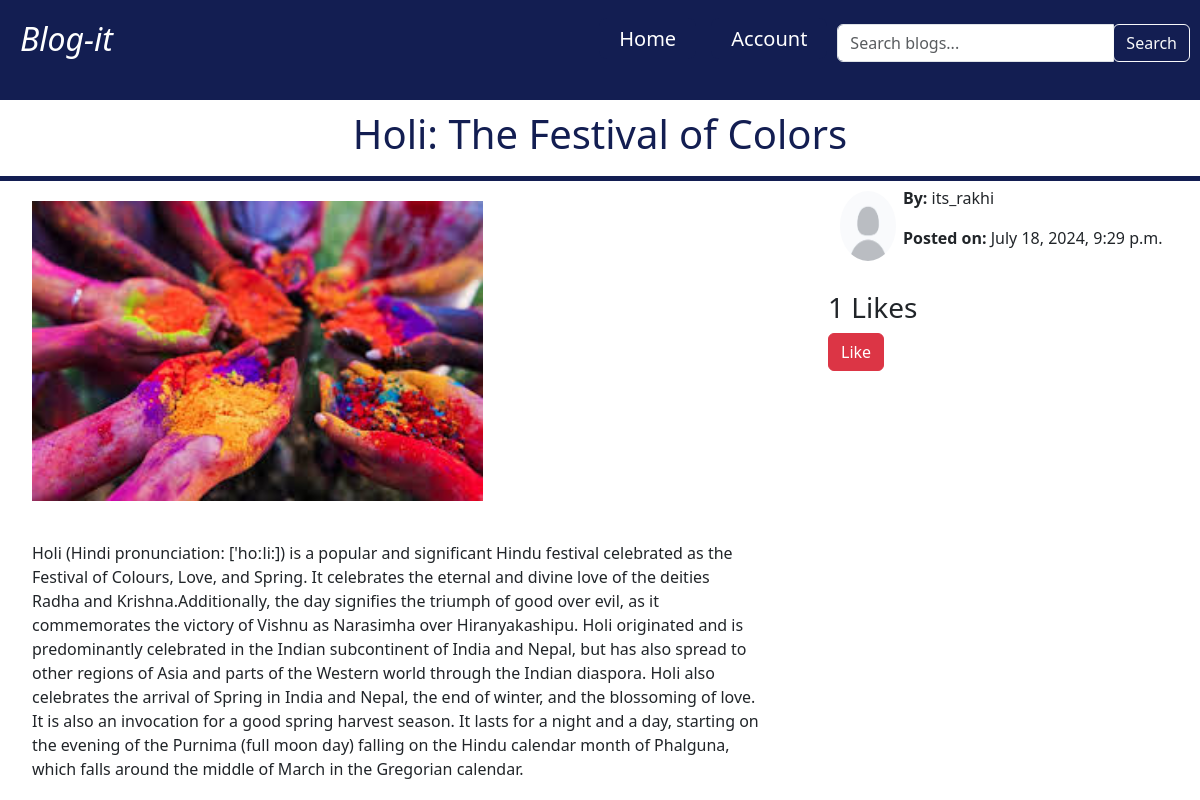
The page /blog/2/ (signed in) on the database its author committed.
### blog/models.py (models this page shows, shortened)
class Blog(models.Model):
    title = models.CharField(max_length=255)
    description = models.TextField()
    image = models.ImageField(upload_to='blogs/')
    author = models.ForeignKey(CustomUser, on_delete=models.CASCADE, related_name='blogs')
    likes = models.ManyToManyField(CustomUser, related_name='liked_blogs', blank=True)
    likes_count = models.PositiveIntegerField(default=0)
    created_at = models.DateTimeField(auto_now_add=True)
    updated_at = models.DateTimeField(auto_now=True)

### account/models.py (models this page shows)
class CustomUser(AbstractBaseUser, PermissionsMixin):
    email = models.EmailField(unique=True)
    username = models.CharField(max_length=150, unique=True)
    first_name = models.CharField(max_length=150, blank=True)
    last_name = models.CharField(max_length=150, blank=True)
    bio = models.TextField(blank=True)
    pfp = models.ImageField(upload_to='accounts/',default='accounts/default.jpg',null=True,blank=True)
    is_staff = models.BooleanField(default=False)
    is_active = models.BooleanField(default=True)
    objects = CustomUserManager()
    USERNAME_FIELD = 'username'
    REQUIRED_FIELDS = ['password']
    def __str__(self):
        return self.username

### blog/views.py (the view)
# urls.py: path('blog/<int:pk>/', views.blog_detail, name='blog_detail'),
def blog_detail(request, pk):
	blog = Blog.objects.get(pk=pk)
	return render(request, 'blogpage.html', {'blog': blog})

### template/blogpage.html (shortened to what this page needs)
<!DOCTYPE html>
{% load static %}
<html lang="en">
<head>
    <link rel="stylesheet" href="{% static 'css/blg.css' %}">
    <link href="https://cdn.jsdelivr.net/npm/bootstrap@5.3.3/dist/css/bootstrap.min.css" rel="stylesheet">
</head>
<body>
    <div class="header_b">
        <nav class="navbar justify-content-between">
          <h2><i>Blog-it</i></h2>
          <div class="nav_items d-flex justify-content-between">
              <div>
              <a href="{% url 'homepage' %}">Home</a>
              <a href="{% url 'home' %}">Account</a>
              </div>
          <form method="get" action="{% url 'search_blogs' %}">
              <div class="input-group" style="margin: 0px 10px;">
                  <input type="text" name="q" class="form-control" placeholder="Search blogs...">
                  <div class="input-group-append">
                    <button class="btn btn-outline-light" type="submit">Search</button>
                  </div>
              </div>
          </form>
        </nav>
    </div>
  <div class="head">
    <h1>{{ blog.title }}</h1>
  </div>
<div class="row">
  <div class="col-8">
    <div class="container">
      <img src="{{ blog.image.url }}" alt="{{ blog.title }}" style="height: 300px; margin: 20px;">
      <p style="margin: 20px;">
        {{ blog.description }}
      </p>
    </div>
  </div>
  <div class="col-4">
    <div class="container">
      <div class="row_c">
        <div class="img-col">
          <img src="{{ blog.author.pfp.url }}" alt="Profile Picture" class="rounded-circle">
        </div>
        <div class="text-col">
          <p><b>By: </b>{{ blog.author }}</p>
          <p><b>Posted on: </b>{{ blog.created_at }}</p>
        </div>
      </div>
    </div>
    <div class="container">
      <h3>{{blog.likes_count}} Likes</h3>
		{% if request.user.is_authenticated %}
		{% if request.user in blog.likes.all %}
			<form method="post" action="{% url 'unlike_blog' blog.id %}">
				{% csrf_token %}
				<button type="submit" class="btn btn-danger">Unlike</button>
			</form>
		{% else %}
			<form method="post" action="{% url 'like_blog' blog.id %}">
				<button type="submit" class="btn btn-danger">Like</button>
			</form>
		{% endif %}
		{% endif %}
    </div>
  </div>
</div>
</html>

### static/css/blg.css (style rules this page uses)
* { margin: 0; padding: 0; box-sizing: border-box; }
body { font-family: Arial; padding: 0; }
.header_b { width:100%; height:100px; background-color: #131e52; color: #fff; }
.header_b nav { display: flex; align-items: center; justify-content:space-between; padding: 20px; font-size: 20px; }
.header_b nav a { background: #131e52; color: #fff; padding: 7px 20px; border-radius: 8px; margin-left: 10px; cursor:pointer; text-decoration: none; }
.head { padding: 10px; font-size: 40px; text-align: center; background: white; border-bottom: 5px solid #131e52; color: #131e52; }
.row_c { display:flex; align-items:center; flex-wrap:wrap; padding: 5px; }
.text-col { width:80%; margin-bottom:20px; }
.img-col { width: 20%; margin-bottom:20px; }
.img-col img { display: block; height: 70px; width: 80%; margin: auto; }
.row:after { content: ""; display: table; clear: both; }

### rows shown on the page
Blog: title "Holi: The Festival of Colors", image (picture), description "Holi (Hindi pronunciation: ['hoːli:]) is a popular and significant Hindu festival celebrated as the Festival of Colours, Love, and Spring. It celebrates the eternal and divine love of the deities Radha and Krishna.Additionally, the day signifies the triumph of good over evil, as it commemorates the victory of Vishnu as Narasimha over Hiranyakashipu. Holi originated and is predominantly celebrated in the Indian subcontinent of India and Nepal, but has also spread to other regions of Asia and parts of the Western world through the Indian diaspora. Holi also celebrates the arrival of Spring in India and Nepal, the end of winter, and the blossoming of love. It is also an invocation for a good…", author.pfp (placeholder picture), author "its_rakhi", created_at "July 18, 2024, 9:29 p.m.", likes_count "1"
